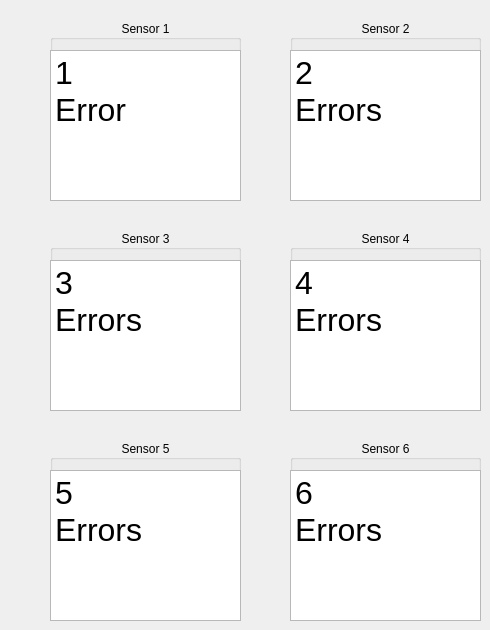
    <widget class="QWidget" name="Errors">
     <attribute name="title">
      <string>Errors</string>
     </attribute>
     <widget class="QGroupBox" name="groupBox">
      <property name="geometry">
       <rect>
        <x>50</x>
        <y>20</y>
        <width>191</width>
        <height>181</height>
       </rect>
      </property>
      <property name="title">
       <string>Sensor 1</string>
      </property>
      <property name="alignment">
       <set>Qt::AlignCenter</set>
      </property>
      <widget class="QTextEdit" name="s1_error_output">
       <property name="geometry">
        <rect>
         <x>0</x>
         <y>30</y>
         <width>191</width>
         <height>151</height>
        </rect>
       </property>
       <property name="font">
        <font>
         <pointsize>32</pointsize>
        </font>
       </property>
       <property name="readOnly">
        <bool>true</bool>
       </property>
       <property name="html">
        <string>&lt;!DOCTYPE HTML PUBLIC &quot;-//W3C//DTD HTML 4.0//EN&quot; &quot;http://www.w3.org/TR/REC-html40/strict.dtd&quot;&gt;
&lt;html&gt;&lt;head&gt;&lt;meta name=&quot;qrichtext&quot; content=&quot;1&quot; /&gt;&lt;style type=&quot;text/css&quot;&gt;
p, li { white-space: pre-wrap; }
&lt;/style&gt;&lt;/head&gt;&lt;body style=&quot; font-family:'MS Shell Dlg 2'; font-size:32pt; font-weight:400; font-style:normal;&quot;&gt;
&lt;p style=&quot; margin-top:0px; margin-bottom:0px; margin-left:0px; margin-right:0px; -qt-block-indent:0; text-indent:0px;&quot;&gt;&lt;span style=&quot; font-size:24pt;&quot;&gt;1&lt;/span&gt;&lt;/p&gt;
&lt;p style=&quot; margin-top:0px; margin-bottom:0px; margin-left:0px; margin-right:0px; -qt-block-indent:0; text-indent:0px;&quot;&gt;&lt;span style=&quot; font-size:24pt;&quot;&gt;Error&lt;/span&gt;&lt;/p&gt;&lt;/body&gt;&lt;/html&gt;</string>
       </property>
      </widget>
     </widget>
     <widget class="QGroupBox" name="groupBox_2">
      <property name="geometry">
       <rect>
        <x>290</x>
        <y>20</y>
        <width>191</width>
        <height>181</height>
       </rect>
      </property>
      <property name="title">
       <string>Sensor 2</string>
      </property>
      <property name="alignment">
       <set>Qt::AlignCenter</set>
      </property>
      <widget class="QTextEdit" name="s2_error_output">
       <property name="geometry">
        <rect>
         <x>0</x>
         <y>30</y>
         <width>191</width>
         <height>151</height>
        </rect>
       </property>
       <property name="font">
        <font>
         <pointsize>32</pointsize>
        </font>
       </property>
       <property name="readOnly">
        <bool>true</bool>
       </property>
       <property name="html">
        <string>&lt;!DOCTYPE HTML PUBLIC &quot;-//W3C//DTD HTML 4.0//EN&quot; &quot;http://www.w3.org/TR/REC-html40/strict.dtd&quot;&gt;
&lt;html&gt;&lt;head&gt;&lt;meta name=&quot;qrichtext&quot; content=&quot;1&quot; /&gt;&lt;style type=&quot;text/css&quot;&gt;
p, li { white-space: pre-wrap; }
&lt;/style&gt;&lt;/head&gt;&lt;body style=&quot; font-family:'MS Shell Dlg 2'; font-size:32pt; font-weight:400; font-style:normal;&quot;&gt;
&lt;p style=&quot; margin-top:0px; margin-bottom:0px; margin-left:0px; margin-right:0px; -qt-block-indent:0; text-indent:0px;&quot;&gt;&lt;span style=&quot; font-size:24pt;&quot;&gt;2&lt;/span&gt;&lt;/p&gt;
&lt;p style=&quot; margin-top:0px; margin-bottom:0px; margin-left:0px; margin-right:0px; -qt-block-indent:0; text-indent:0px;&quot;&gt;&lt;span style=&quot; font-size:24pt;&quot;&gt;Errors&lt;/span&gt;&lt;/p&gt;&lt;/body&gt;&lt;/html&gt;</string>
       </property>
      </widget>
     </widget>
     <widget class="QGroupBox" name="groupBox_3">
      <property name="geometry">
       <rect>
        <x>50</x>
        <y>230</y>
        <width>191</width>
        <height>181</height>
       </rect>
      </property>
      <property name="title">
       <string>Sensor 3</string>
      </property>
      <property name="alignment">
       <set>Qt::AlignCenter</set>
      </property>
      <widget class="QTextEdit" name="s3_error_output">
       <property name="geometry">
        <rect>
         <x>0</x>
         <y>30</y>
         <width>191</width>
         <height>151</height>
        </rect>
       </property>
       <property name="font">
        <font>
         <pointsize>32</pointsize>
        </font>
       </property>
       <property name="readOnly">
        <bool>true</bool>
       </property>
       <property name="html">
        <string>&lt;!DOCTYPE HTML PUBLIC &quot;-//W3C//DTD HTML 4.0//EN&quot; &quot;http://www.w3.org/TR/REC-html40/strict.dtd&quot;&gt;
&lt;html&gt;&lt;head&gt;&lt;meta name=&quot;qrichtext&quot; content=&quot;1&quot; /&gt;&lt;style type=&quot;text/css&quot;&gt;
p, li { white-space: pre-wrap; }
&lt;/style&gt;&lt;/head&gt;&lt;body style=&quot; font-family:'MS Shell Dlg 2'; font-size:32pt; font-weight:400; font-style:normal;&quot;&gt;
&lt;p style=&quot; margin-top:0px; margin-bottom:0px; margin-left:0px; margin-right:0px; -qt-block-indent:0; text-indent:0px;&quot;&gt;&lt;span style=&quot; font-size:24pt;&quot;&gt;3&lt;/span&gt;&lt;/p&gt;
&lt;p style=&quot; margin-top:0px; margin-bottom:0px; margin-left:0px; margin-right:0px; -qt-block-indent:0; text-indent:0px;&quot;&gt;&lt;span style=&quot; font-size:24pt;&quot;&gt;Errors&lt;/span&gt;&lt;/p&gt;&lt;/body&gt;&lt;/html&gt;</string>
       </property>
      </widget>
     </widget>
     <widget class="QGroupBox" name="groupBox_4">
      <property name="geometry">
       <rect>
        <x>290</x>
        <y>230</y>
        <width>191</width>
        <height>181</height>
       </rect>
      </property>
      <property name="title">
       <string>Sensor 4</string>
      </property>
      <property name="alignment">
       <set>Qt::AlignCenter</set>
      </property>
      <widget class="QTextEdit" name="s4_error_output">
       <property name="geometry">
        <rect>
         <x>0</x>
         <y>30</y>
         <width>191</width>
         <height>151</height>
        </rect>
       </property>
       <property name="font">
        <font>
         <pointsize>32</pointsize>
        </font>
       </property>
       <property name="readOnly">
        <bool>true</bool>
       </property>
       <property name="html">
        <string>&lt;!DOCTYPE HTML PUBLIC &quot;-//W3C//DTD HTML 4.0//EN&quot; &quot;http://www.w3.org/TR/REC-html40/strict.dtd&quot;&gt;
&lt;html&gt;&lt;head&gt;&lt;meta name=&quot;qrichtext&quot; content=&quot;1&quot; /&gt;&lt;style type=&quot;text/css&quot;&gt;
p, li { white-space: pre-wrap; }
&lt;/style&gt;&lt;/head&gt;&lt;body style=&quot; font-family:'MS Shell Dlg 2'; font-size:32pt; font-weight:400; font-style:normal;&quot;&gt;
&lt;p style=&quot; margin-top:0px; margin-bottom:0px; margin-left:0px; margin-right:0px; -qt-block-indent:0; text-indent:0px;&quot;&gt;&lt;span style=&quot; font-size:24pt;&quot;&gt;4&lt;/span&gt;&lt;/p&gt;
&lt;p style=&quot; margin-top:0px; margin-bottom:0px; margin-left:0px; margin-right:0px; -qt-block-indent:0; text-indent:0px;&quot;&gt;&lt;span style=&quot; font-size:24pt;&quot;&gt;Errors&lt;/span&gt;&lt;/p&gt;&lt;/body&gt;&lt;/html&gt;</string>
       </property>
      </widget>
     </widget>
     <widget class="QGroupBox" name="groupBox_5">
      <property name="geometry">
       <rect>
        <x>50</x>
        <y>440</y>
        <width>191</width>
        <height>181</height>
       </rect>
      </property>
      <property name="title">
       <string>Sensor 5</string>
      </property>
      <property name="alignment">
       <set>Qt::AlignCenter</set>
      </property>
      <widget class="QTextEdit" name="s5_error_output">
       <property name="geometry">
        <rect>
         <x>0</x>
         <y>30</y>
         <width>191</width>
         <height>151</height>
        </rect>
       </property>
       <property name="font">
        <font>
         <pointsize>32</pointsize>
        </font>
       </property>
       <property name="readOnly">
        <bool>true</bool>
       </property>
       <property name="html">
        <string>&lt;!DOCTYPE HTML PUBLIC &quot;-//W3C//DTD HTML 4.0//EN&quot; &quot;http://www.w3.org/TR/REC-html40/strict.dtd&quot;&gt;
&lt;html&gt;&lt;head&gt;&lt;meta name=&quot;qrichtext&quot; content=&quot;1&quot; /&gt;&lt;style type=&quot;text/css&quot;&gt;
p, li { white-space: pre-wrap; }
&lt;/style&gt;&lt;/head&gt;&lt;body style=&quot; font-family:'MS Shell Dlg 2'; font-size:32pt; font-weight:400; font-style:normal;&quot;&gt;
&lt;p style=&quot; margin-top:0px; margin-bottom:0px; margin-left:0px; margin-right:0px; -qt-block-indent:0; text-indent:0px;&quot;&gt;&lt;span style=&quot; font-size:24pt;&quot;&gt;5&lt;/span&gt;&lt;/p&gt;
&lt;p style=&quot; margin-top:0px; margin-bottom:0px; margin-left:0px; margin-right:0px; -qt-block-indent:0; text-indent:0px;&quot;&gt;&lt;span style=&quot; font-size:24pt;&quot;&gt;Errors&lt;/span&gt;&lt;/p&gt;&lt;/body&gt;&lt;/html&gt;</string>
       </property>
      </widget>
     </widget>
     <widget class="QGroupBox" name="groupBox_6">
      <property name="geometry">
       <rect>
        <x>290</x>
        <y>440</y>
        <width>191</width>
        <height>181</height>
       </rect>
      </property>
      <property name="title">
       <string>Sensor 6</string>
      </property>
      <property name="alignment">
       <set>Qt::AlignCenter</set>
      </property>
      <widget class="QTextEdit" name="s6_error_output">
       <property name="geometry">
        <rect>
         <x>0</x>
         <y>30</y>
         <width>191</width>
         <height>151</height>
        </rect>
       </property>
       <property name="font">
        <font>
         <pointsize>32</pointsize>
        </font>
       </property>
       <property name="readOnly">
        <bool>true</bool>
       </property>
       <property name="html">
        <string>&lt;!DOCTYPE HTML PUBLIC &quot;-//W3C//DTD HTML 4.0//EN&quot; &quot;http://www.w3.org/TR/REC-html40/strict.dtd&quot;&gt;
&lt;html&gt;&lt;head&gt;&lt;meta name=&quot;qrichtext&quot; content=&quot;1&quot; /&gt;&lt;style type=&quot;text/css&quot;&gt;
p, li { white-space: pre-wrap; }
&lt;/style&gt;&lt;/head&gt;&lt;body style=&quot; font-family:'MS Shell Dlg 2'; font-size:32pt; font-weight:400; font-style:normal;&quot;&gt;
&lt;p style=&quot; margin-top:0px; margin-bottom:0px; margin-left:0px; margin-right:0px; -qt-block-indent:0; text-indent:0px;&quot;&gt;&lt;span style=&quot; font-size:24pt;&quot;&gt;6&lt;/span&gt;&lt;/p&gt;
&lt;p style=&quot; margin-top:0px; margin-bottom:0px; margin-left:0px; margin-right:0px; -qt-block-indent:0; text-indent:0px;&quot;&gt;&lt;span style=&quot; font-size:24pt;&quot;&gt;Errors&lt;/span&gt;&lt;/p&gt;&lt;/body&gt;&lt;/html&gt;</string>
       </property>
      </widget>
     </widget>
    </widget>
